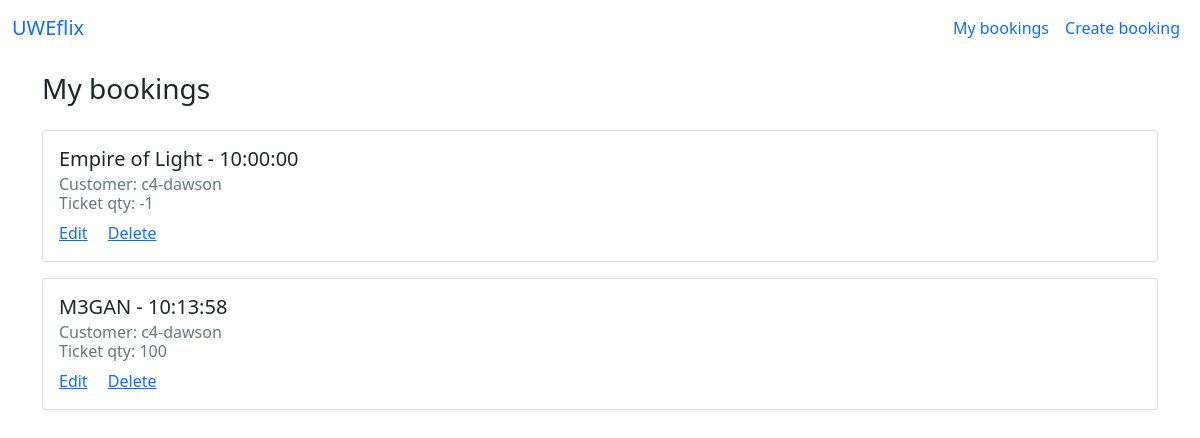
Before: /bookings with the older database file.
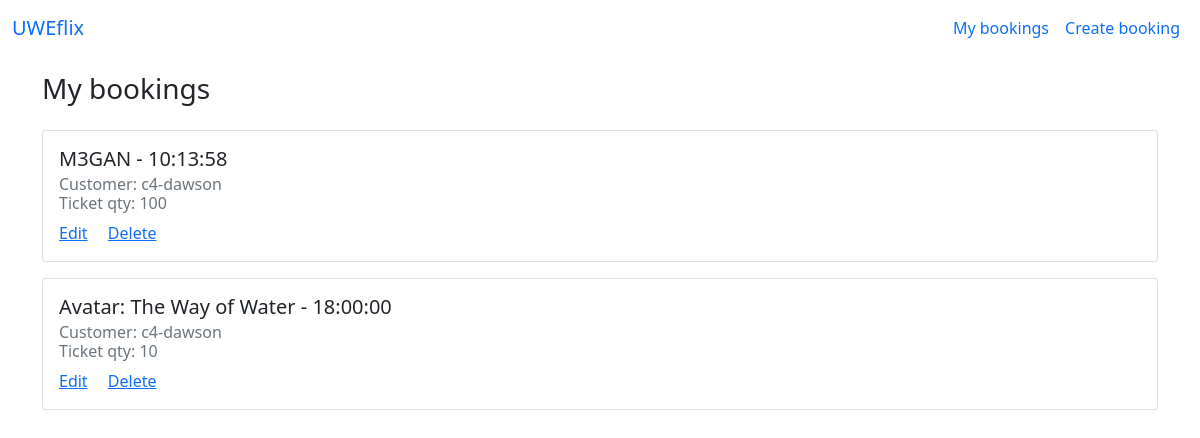
After: the same page with the newer database file.
### core/models.py (models this page shows, shortened)
class Booking(models.Model):
     viewing = models.ForeignKey(Viewing, default=1, on_delete=models.CASCADE)
     customer = models.ForeignKey(User, on_delete=models.CASCADE)
     qty = models.IntegerField(default = 10, validators=[
            MaxValueValidator(100),
            MinValueValidator(10)
        ])

class Viewing(models.Model):
    film = models.ForeignKey(Film, default=1, on_delete=models.CASCADE)
    start_time = models.TimeField(default=datetime.time(20,00))
    def __str__(self):
        return f'{self.film} - {self.start_time}'

class Film(models.Model):
    title = models.CharField(max_length=255)
    description = models.TextField()
    age_rating = models.ForeignKey(Rating, on_delete=models.CASCADE)
    duration = models.DurationField()
    def __str__(self):
        return self.title

### core/views.py (the view)
# urls.py: path('bookings', views.BookingView.as_view(), name="bookings" ),
class BookingView(ListView):
    model = Booking
    template_name = 'bookings.html'

### core/templates/bookings.html
{% extends 'base.html' %} {% block content %}
<div class="container pt-3">
  <h3>My bookings</h3>
  <ul class="list-unstyled pt-3">
    {% for booking in object_list %}
    <li>
      <div class="card mb-3">
        <div class="card-body">
          <h5 class="card-title">{{booking.viewing}}</h5>
          <h6 class="card-subtitle mb-2 text-muted">
            Customer: {{booking.customer}} <br/> Ticket qty: {{booking.qty}}
          </h6>
          <a href="{% url 'update_booking' booking.pk %}" class="card-link"
            >Edit</a
          >
          <a href="{% url 'delete_booking' booking.pk %}" class="card-link"
            >Delete</a
          >
        </div>
      </div>
    </li>
    {% endfor %}
  </ul>
</div>
{% endblock %}

### core/templates/base.html
{% load static %}
<link
  rel="stylesheet"
  type="text/css"
  href="{% static 'core/css/bootstrap.css'%}"
/>
<header>
    <nav class="navbar navbar-expand-lg bg-body-tertiary">
        <div class="container-fluid">
          <a class="navbar-brand" href="/">UWEflix</a>
          <div>
            <ul class="navbar-nav">
              <li class="nav-item">
                <a class="nav-link" href="{% url 'bookings' %}">My bookings</a>
              </li>
              <li class="nav-item">
                <a class="nav-link" href="/create_booking">Create booking</a>
              </li>
            </ul>
          </div>
        </div>
      </nav>
</header>
<body>
    {% block content %}
    {% endblock %}
</body>

Changed rows visible on the page:
removed Booking: viewing "Empire of Light - 10:00:00", customer "c4-dawson", qty "-1"
added Booking: viewing "Avatar: The Way of Water - 18:00:00", customer "c4-dawson", qty "10"
